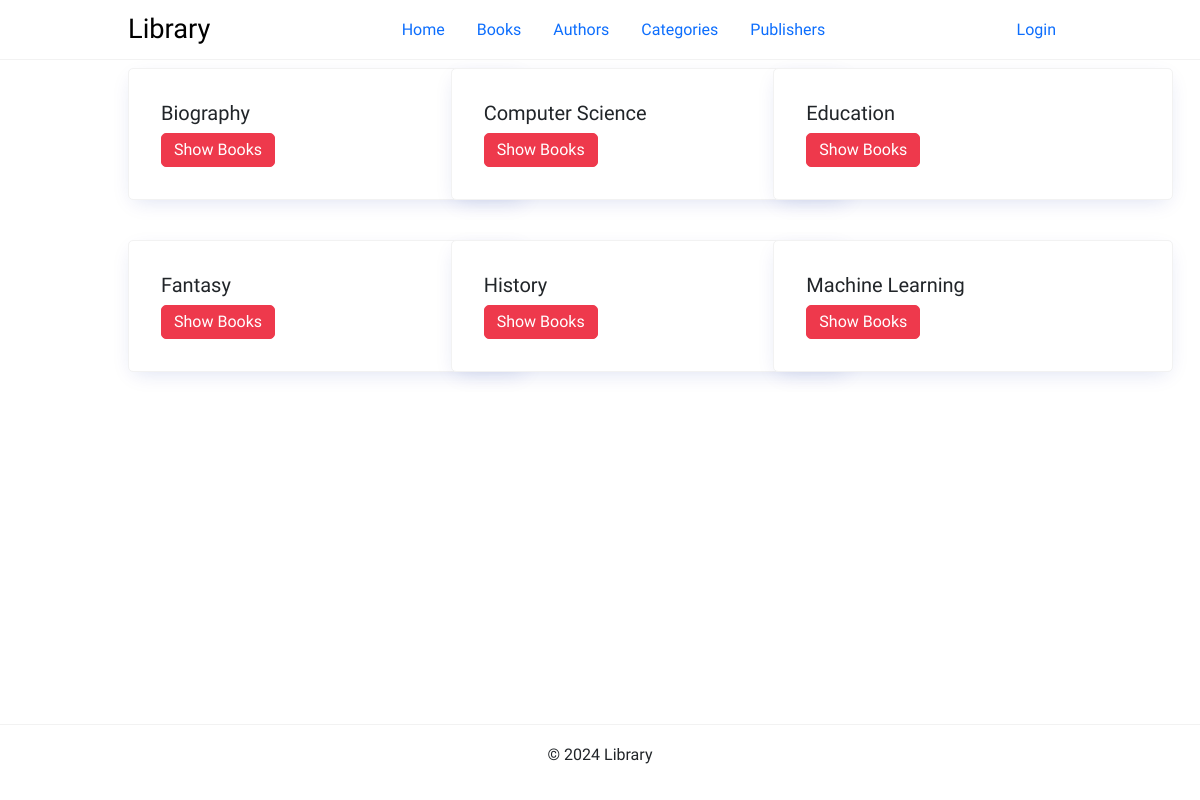
Page /categories/ on the committed database.
### book/models.py (models this page shows)
class Category(models.Model):
    name = models.CharField(max_length=255)
    def __str__(self):
        return self.name

### book/views.py (the view)
# urls.py: path('categories/', views.CategoryListView.as_view(), name='category-list'),
class CategoryListView(ListView):
    model = Category
    template_name = 'book/category_list.html'
    context_object_name = 'categories'
    ordering = ['name']

### book/templates/book/category_list.html (shortened to what this page needs)
{% extends 'base.html' %} {% block content %}
<div class="row row-cols-1 row-cols-md-3 g-4">
  {% for category in categories %}
  <div class="col">
    <div class="card mb-3">
      <div class="card-body">
        <h5 class="card-title">
          {{ category }}
        </h5>
        <a href="{% url 'category-books' category.pk %}" class="btn btn-primary"
          >Show Books</a
        >
      </div>
    </div>
  </div>
  {% endfor %}
</div>
{% endblock content %}

### static/css/style.css (style rules this page uses)
:root { --color-primary: #ee394c; --color-secondary: #86b7fe; --color-light: #f2f2f2; --color-gray: #ced4da; --color-dark: #212121; --color-white: #ffffff; --color-error: #e2442f; --color-warning: #ffc900; --color-info: #02a2b9; --color-success: #1ba345; --color-input: #00d1b2; --border-radius: 5px; }
* { margin: 0; padding: 0; box-sizing: border-box; text-rendering: optimizeLegibility; }
html, body { height: 100%; }
body { font-family: 'Dosis', sans-serif; font-size: 1rem; line-height: 1.7; display: flex; flex-direction: column; }
a { color: var(--color-primary); text-decoration: none; }
.card { border: solid 1px var(--color-light); padding: 1rem; border-radius: var(--border-radius); box-shadow: rgb(11 43 158 / 15%) 0px 6px 20px -6px; min-width: 400px; }
.btn { padding: 0.25rem 0.75rem; border-radius: var(--border-radius); background-color: var(--color-white); border: solid 1px var(--color-white); color: var(--color-dark); cursor: pointer; text-decoration: none; font-size: 1rem; min-width: 6rem; text-align: center; }
.btn-primary { border: solid 1px var(--color-primary); background-color: var(--color-primary); color: var(--color-white); }

### rows in the picture
Category: name "Biography"
Category: name "Computer Science"
Category: name "Education"
Category: name "Fantasy"
Category: name "History"
Category: name "Machine Learning"
